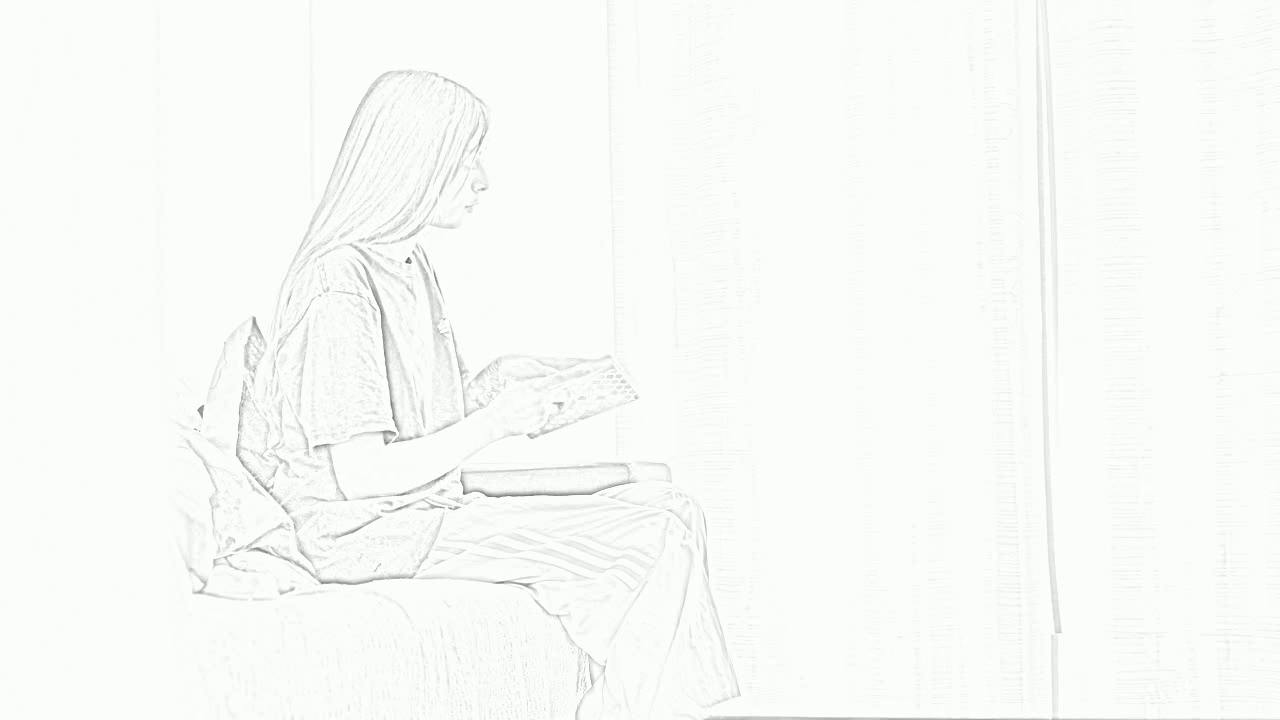
#> input picture frame 13 of video/outGirl2.mp4, 1280 x 720 px, given in place of girl.mp4, which was not available
$ python cv39_2_filter_test.py
#> lines starting #> are read from the running program, lines starting #| are printed output that depends on the picture; after the words box and inside, x2 and y2 are one past the last pixel; in counts of white or black regions, pixels touching at a corner belong together; pictures that were not available may be replaced by others from this repository, and a replacement may not be noted
#> further down, frame is the input picture: shape (720, 1280, 3); mean B, G, R 248, 251, 249
# 사람 영상 필터효과 넣어서 동영상 저장하기
import sys, cv2, numpy as np

cap = cv2.VideoCapture('./video/girl.mp4')
if not cap.isOpened():
    print('Video open failed')
    sys.exit()

w = round(cap.get(cv2.CAP_PROP_FRAME_WIDTH))
h = round(cap.get(cv2.CAP_PROP_FRAME_HEIGHT))
fps = cap.get(cv2.CAP_PROP_FPS)

fourcc = cv2.VideoWriter_fourcc(*'DIVX')
print(fourcc)

# out = cv2.VideoWriter('./video/outGirl.mp4',fourcc, fps, (w,h))
out1 = cv2.VideoWriter('./video/outGirl1.mp4',fourcc, fps, (w,h))
out2 = cv2.VideoWriter('./video/outGirl2.mp4',fourcc, fps, (w,h))

# [4 lines of commented-out code are left out]
if not out1.isOpened():
    print('File open failed')
    cap.release()
    sys.exit()
if not out2.isOpened():
    print('File open failed')
    cap.release()
    sys.exit()

# 만화필터
def filter_1(img):
    h, w = img.shape[:2]
#> h = 720; w = 1280
    small_img = cv2.resize(img, (w//2, h//2))

    blur = cv2.bilateralFilter(small_img, -1, 20, 8)
    edge = 255-cv2.Canny(small_img, 80, 130)  # Canny()를 적용하면 그레이스케일로 변한다.
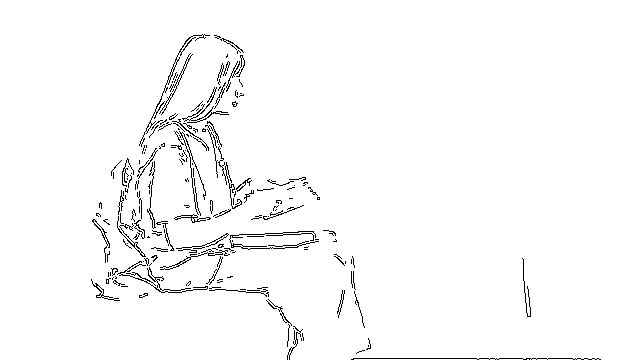
#> edge: shape (360, 640); 97.6% white; black in thin lines or dots, all inside (x1, y1, x2, y2) = (91, 34, 601, 360)
    edge = cv2.cvtColor(edge, cv2.COLOR_GRAY2BGR) # 다시 BGR로 변경
    dst = cv2.bitwise_and(blur, edge)
    dst = cv2.resize(dst, (w,h), interpolation=cv2.INTER_NEAREST) # 보간법이용. 더 거친 영상
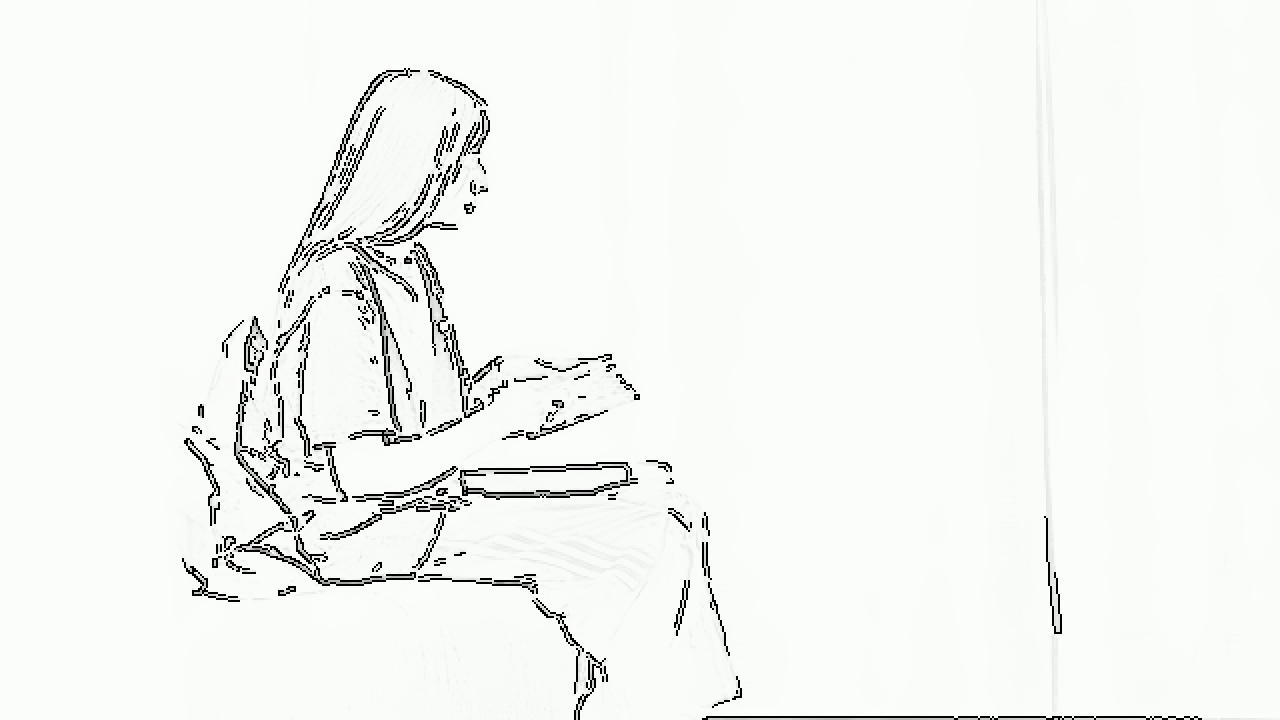
#> dst: shape (720, 1280, 3); mean B, G, R 242.6, 245.5, 243.6

    return dst

# 스케치필터
def filter_2(img):
    # h, w = img.shape[:2]
    # small_img = cv2.resize(img, (w//2, h//2)) # -> 사이즈 조절하려고 하면 영상저장이 안 됨.

    gray = cv2.cvtColor(img, cv2.COLOR_BGR2GRAY)
    blur = cv2.GaussianBlur(gray, (0,0), 3)
#> blur: shape (720, 1280)
    dst = cv2.divide(gray, blur, scale=255)
#> dst: shape (720, 1280)
    dst = cv2.cvtColor(dst, cv2.COLOR_GRAY2BGR)
#> dst: shape (720, 1280, 3)

    return dst

while True:
    ret, frame = cap.read()
    if not ret:
        break

    # frame = filter_1(frame)
    frame1 = filter_1(frame)
    frame2 = filter_2(frame)

    # out.write(frame)
    out1.write(frame1)
    out2.write(frame2)

    # cv2.imshow('frame', frame)
    cv2.imshow('frame1', frame1)
    cv2.imshow('frame2', frame2)

    if cv2.waitKey(10) == 27: #ESC

#> (key Esc is pressed here)
        break

# out.release()
out1.release()
out2.release()
cap.release()
cv2.destroyAllWindows()

$ run again, starting later in the video
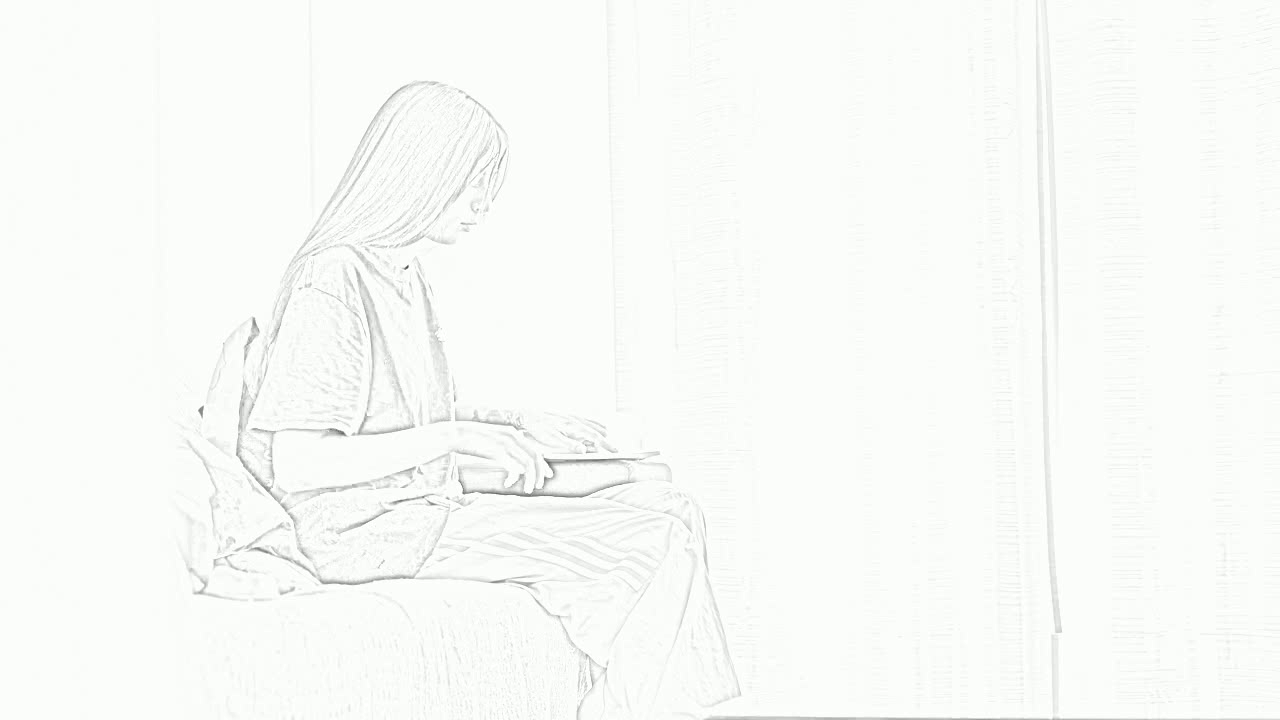
#> input picture frame 60 of video/outGirl2.mp4, 1280 x 720 px, given in place of girl.mp4, which was not available
#> frame is the input picture: shape (720, 1280, 3); mean B, G, R 248.1, 251, 249.1
#> in filter_1, `edge = 255-cv2.Canny(small_img, 80, 130)`:
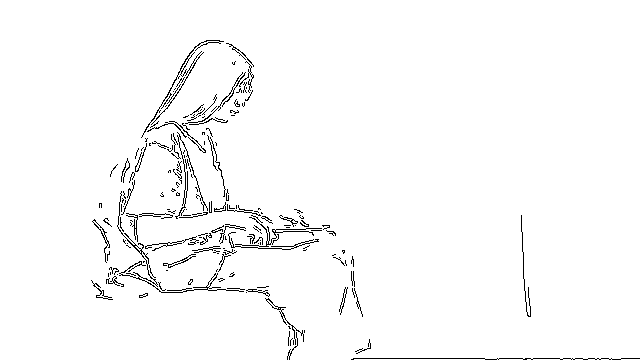
#> edge: shape (360, 640); 97.7% white; black in thin lines or dots, all inside (x1, y1, x2, y2) = (91, 40, 640, 360)
#> in filter_1, `dst = cv2.resize(dst, (w,h), interpolation=cv2.INTER_NEAREST)`:
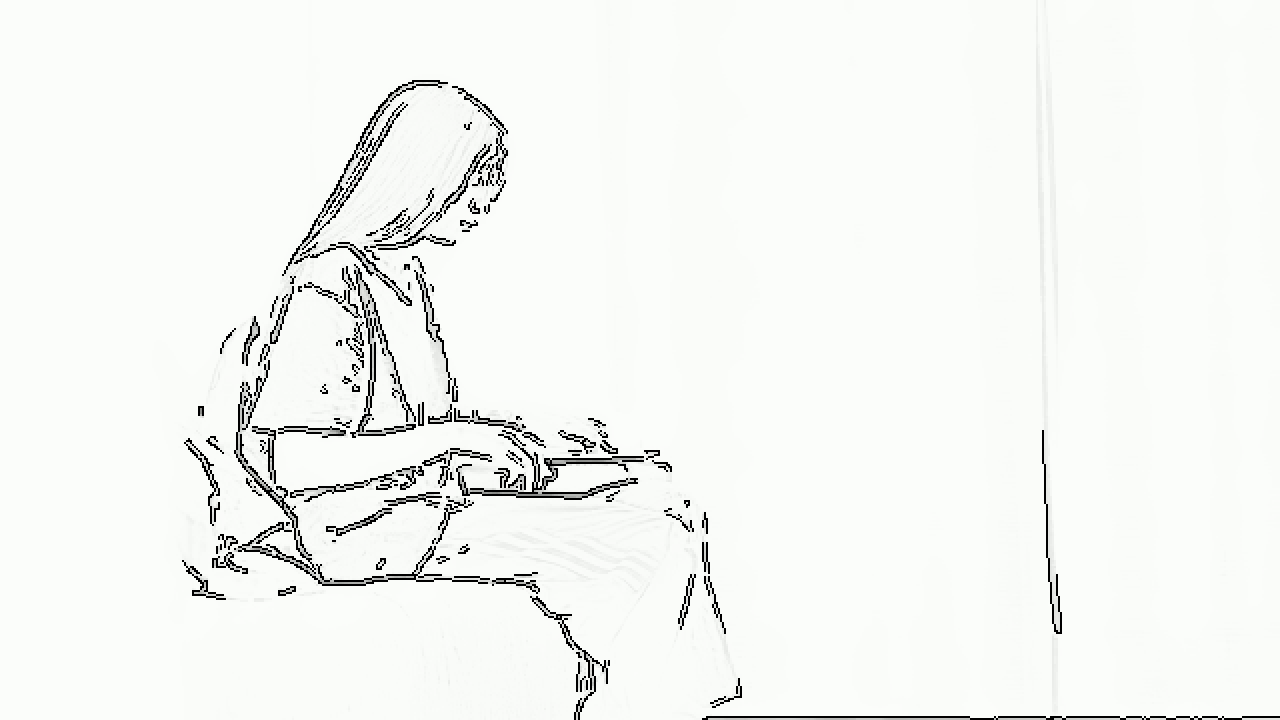
#> dst: shape (720, 1280, 3); mean B, G, R 242.8, 245.8, 243.8

$ run again, starting later in the video
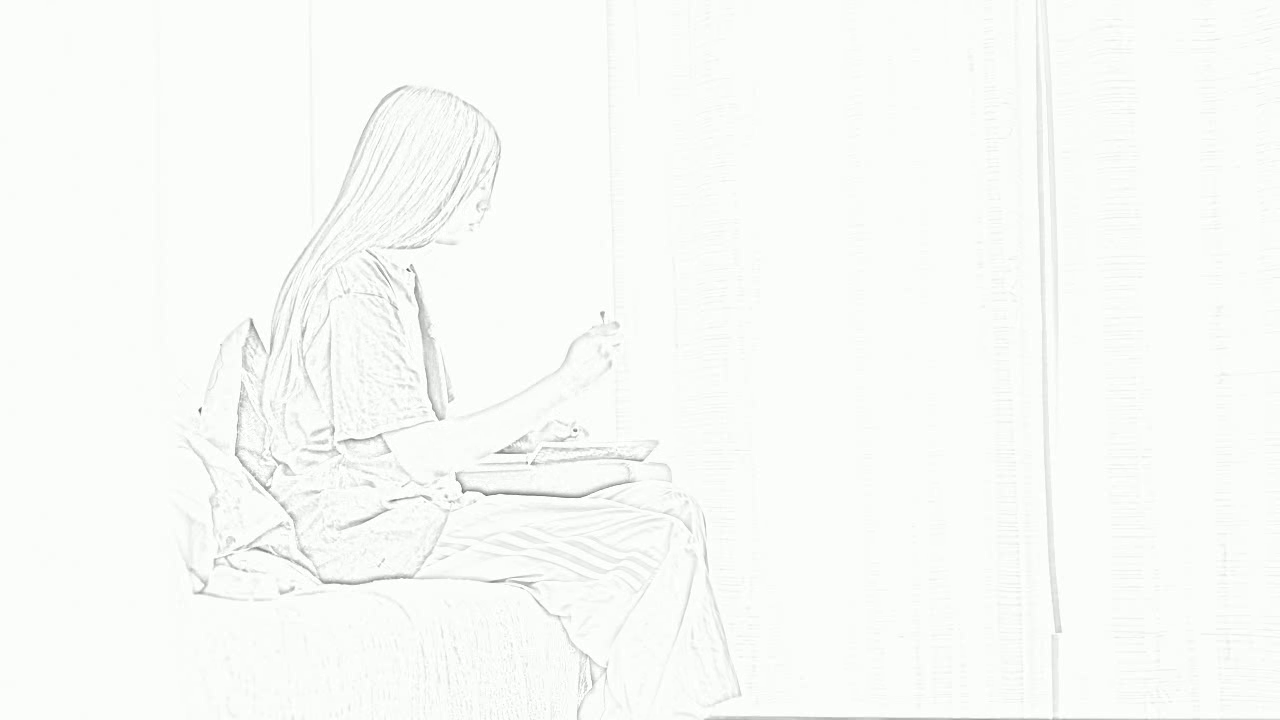
#> input picture frame 107 of video/outGirl2.mp4, 1280 x 720 px, given in place of girl.mp4, which was not available
#> frame is the input picture: shape (720, 1280, 3); mean B, G, R 248.1, 251.1, 249.1
#> in filter_1, `edge = 255-cv2.Canny(small_img, 80, 130)`:
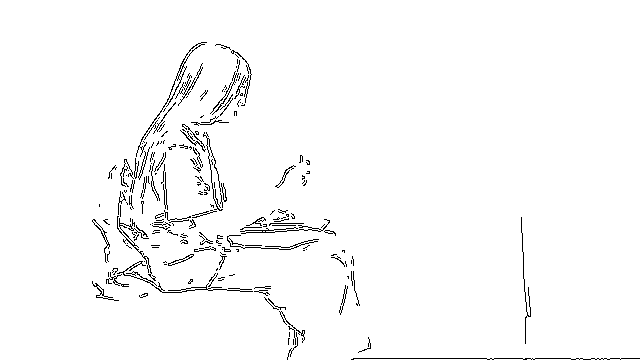
#> edge: shape (360, 640); 97.6% white; black in thin lines or dots, all inside (x1, y1, x2, y2) = (92, 42, 640, 360)
#> in filter_1, `dst = cv2.resize(dst, (w,h), interpolation=cv2.INTER_NEAREST)`:
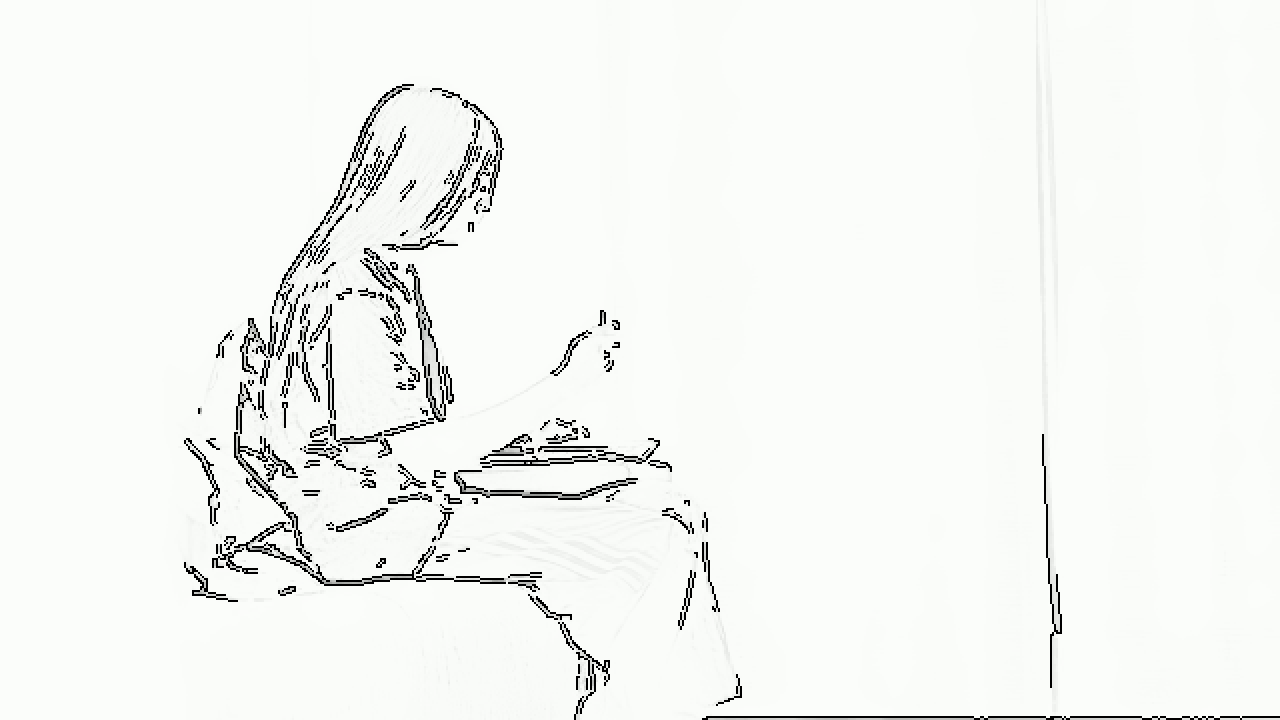
#> dst: shape (720, 1280, 3); mean B, G, R 242.7, 245.7, 243.7
